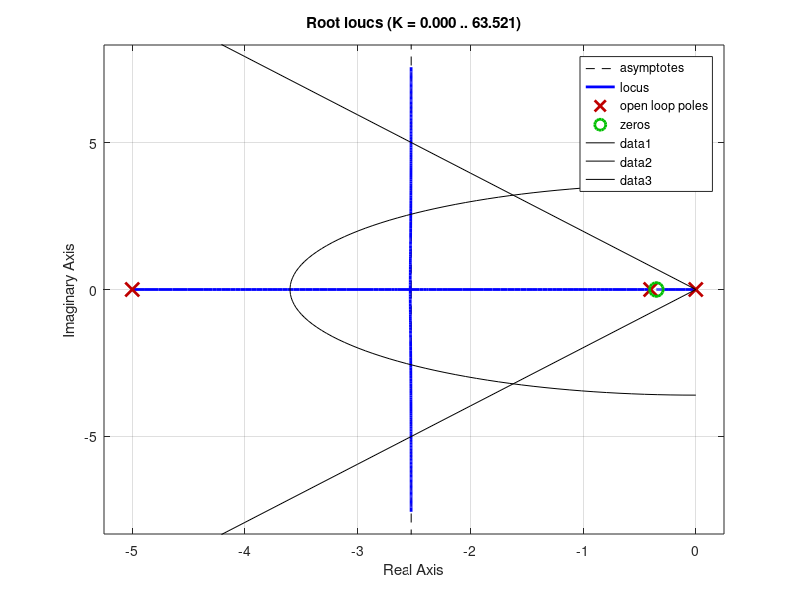
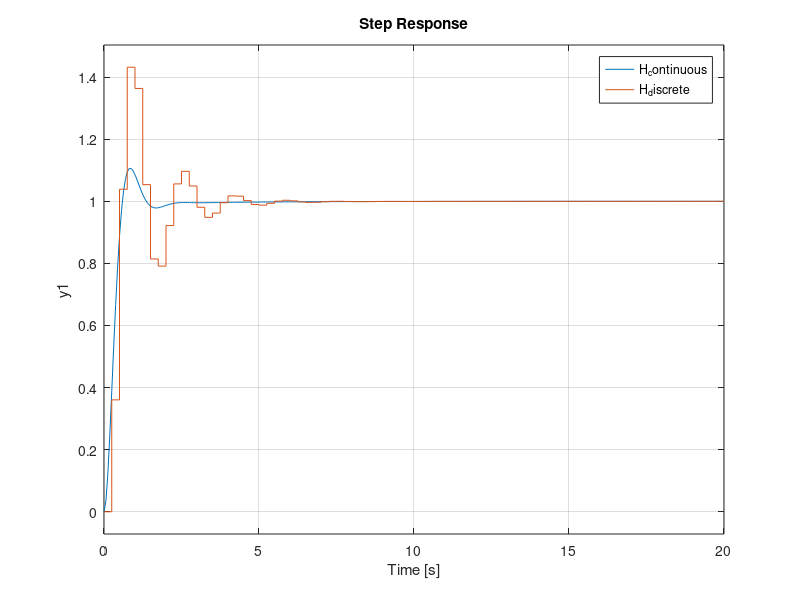

The MATLAB script that drew these images, in order: (Note: this script raises an error after producing the figures.)
clear, close all;

G = zpk([], [0, -0.4], 1);

z = -0.35;
p = -5;
D = zpk(z, p, 1);

rlocus(D*G)
hold on

% Plot requirements
figure(1)
theta_min = 0.4668;
omega_n_min = 3.6;
x = 0:-1:-100;
theta = linspace(pi/2, 3*pi/2, 100);

plot(x, -cot(theta_min)*x, 'k')
plot(x, cot(theta_min)*x, 'k')
plot(omega_n_min * cos(theta), omega_n_min * sin(theta), 'k')
hold off

% Decide on a gain from root locus
K = 20;

% Convert G(s) to G(z)
sample_rate = 4; % Sample rate in Hz
T = 1 / sample_rate;
discrete_plant = c2d(G, T);

% Convert D(s) to D(z)
continuous_compensator = K * D;
discrete_compensator = c2d(continuous_compensator, T, 'mapped')

% Calculate closed loop TFs
H_continuous = (K*D*G)/(1+K*D*G); % Closed loop TF
H_discrete = (discrete_compensator*discrete_plant) / (1 + discrete_compensator*discrete_plant);

figure(2);
step(H_continuous, H_discrete);
hold on
xline(0.5)



